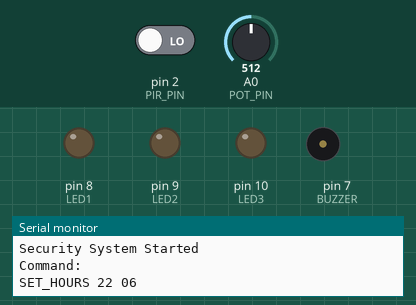
Simulated run of this sketch. Board: Arduino Uno, built with avr-gcc and run on an emulated ATmega328P. Parts: output pins drawn as LEDs (lit = HIGH), buzzer (waves = sounding), the last lines printed to the serial monitor. The test bench sets the inputs (shaded band); at power-on: pin 2 (PIR_PIN) LOW, A0 (POT_PIN) = 512.

Above: at 1.2 s.
1.3 s: pin 2 (PIR_PIN) driven HIGH
At 2.3 s:
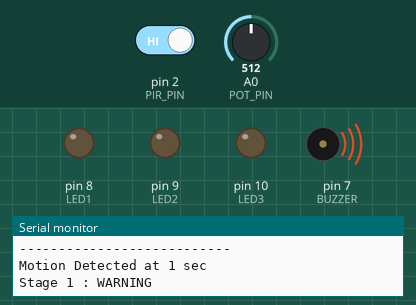
At 4.06 s:
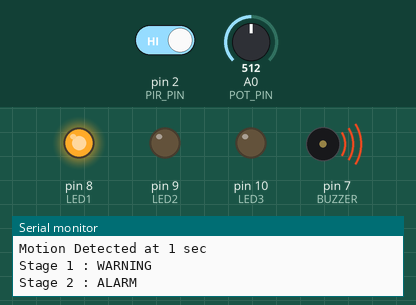
Timing chart, 0 to 13.3 s (numbered marks = the images above; inputs shaded):
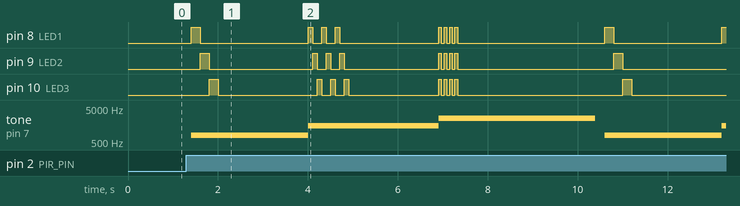

The sketch:

pir_based_security_system.ino
```cpp
#define PIR_PIN 2
#define POT_PIN A0

#define BUZZER 7

#define LED1 8
#define LED2 9
#define LED3 10

int startHour = 22;
int endHour = 6;

bool motionDetected = false;

void setup()
{
  pinMode(PIR_PIN, INPUT);

  pinMode(BUZZER, OUTPUT);

  pinMode(LED1, OUTPUT);
  pinMode(LED2, OUTPUT);
  pinMode(LED3, OUTPUT);

  Serial.begin(9600);

  Serial.println("Security System Started");
  Serial.println("Command:");
  Serial.println("SET_HOURS 22 06");
}

void loop()
{

  readSerial();

  int sensitivity = analogRead(POT_PIN);

  int pir = digitalRead(PIR_PIN);

  int threshold = map(sensitivity,0,1023,0,1);

  if(pir > threshold)
  {
      motionEvent();
  }

  delay(200);

}

void motionEvent()
{

  Serial.println("---------------------------");
  Serial.print("Motion Detected at ");
  Serial.print(millis()/1000);
  Serial.println(" sec");

  Serial.println("Stage 1 : WARNING");

  tone(BUZZER,800);

  flashLEDs();

  delay(2000);

  Serial.println("Stage 2 : ALARM");

  tone(BUZZER,1500);

  flashLEDsFast();

  delay(2000);

  Serial.println("Stage 3 : URGENT");

  tone(BUZZER,2500);

  flashLEDsVeryFast();

  delay(3000);

  noTone(BUZZER);

  digitalWrite(LED1,LOW);
  digitalWrite(LED2,LOW);
  digitalWrite(LED3,LOW);

  Serial.println("---------------------------");

}

void flashLEDs()
{

  digitalWrite(LED1,HIGH);
  delay(200);
  digitalWrite(LED1,LOW);

  digitalWrite(LED2,HIGH);
  delay(200);
  digitalWrite(LED2,LOW);

  digitalWrite(LED3,HIGH);
  delay(200);
  digitalWrite(LED3,LOW);

}

void flashLEDsFast()
{

  for(int i=0;i<3;i++)
  {

    digitalWrite(LED1,HIGH);
    digitalWrite(LED2,LOW);
    digitalWrite(LED3,LOW);

    delay(100);

    digitalWrite(LED1,LOW);
    digitalWrite(LED2,HIGH);

    delay(100);

    digitalWrite(LED2,LOW);
    digitalWrite(LED3,HIGH);

    delay(100);

    digitalWrite(LED3,LOW);

  }

}

void flashLEDsVeryFast()
{

  for(int i=0;i<8;i++)
  {

    digitalWrite(LED1,!digitalRead(LED1));
    digitalWrite(LED2,!digitalRead(LED2));
    digitalWrite(LED3,!digitalRead(LED3));

    delay(60);

  }

}

void readSerial()
{

  if(Serial.available())
  {

    String cmd = Serial.readStringUntil('\n');

    cmd.trim();

    if(cmd.startsWith("SET_HOURS"))
    {

      int space1 = cmd.indexOf(' ');
      int space2 = cmd.lastIndexOf(' ');

      startHour = cmd.substring(space1+1,space2).toInt();
      endHour = cmd.substring(space2+1).toInt();

      Serial.print("Shop Hours Updated : ");

      Serial.print(startHour);

      Serial.print(" to ");

      Serial.println(endHour);

    }

  }

}
```

Measured:
- after the input at 1.3 s, pin 8 (LED1): LOW → HIGH after 0.11 s, → LOW 0.20 s later, → HIGH 2.4 s later, → LOW 0.10 s later, … (19 changes in this stretch); pin 9 (LED2): LOW → HIGH after 0.31 s, → LOW 0.20 s later, → HIGH 2.3 s later, → LOW 0.10 s later, … (18 changes in this stretch)
